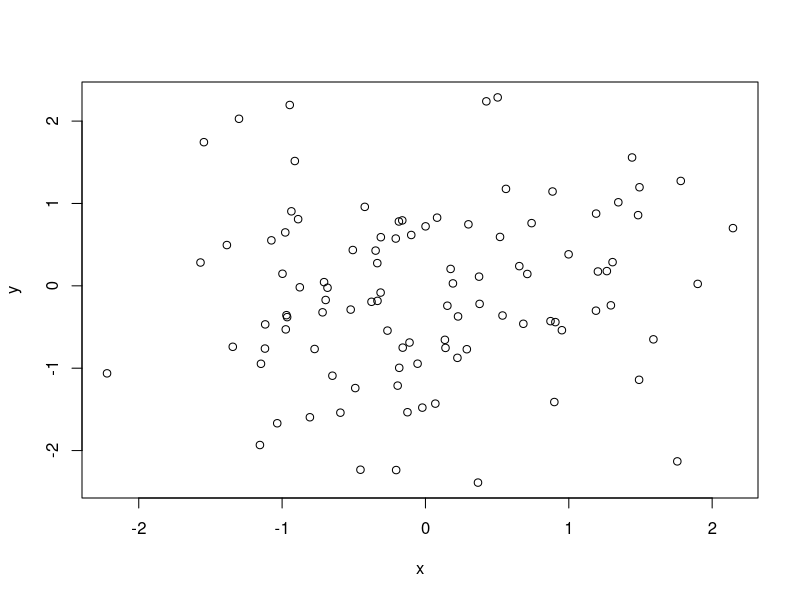
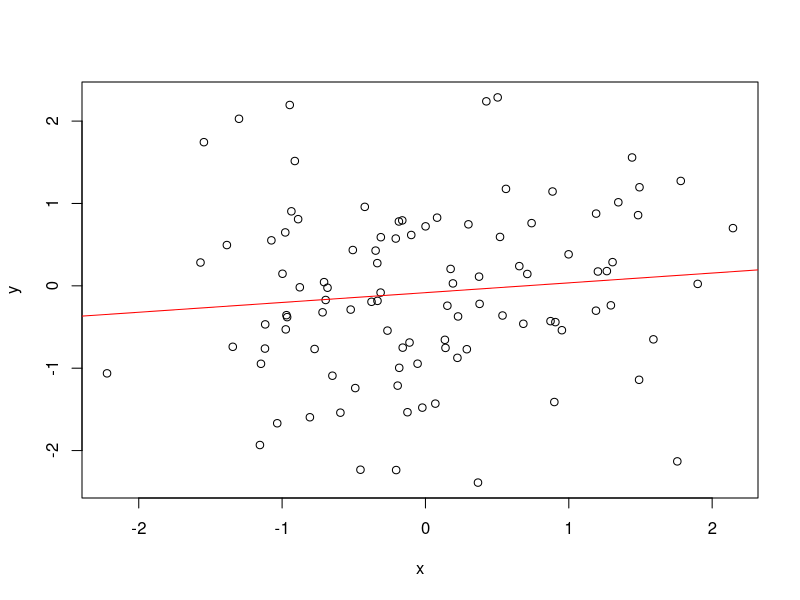

Here is the R script that generated these plots, in order:
## ---- chunk 1
library(ggplot2)
filter <- dplyr::filter
knitr::opts_chunk$set(warning=FALSE, message=FALSE, fig.width=10.5, fig.height=4, 
  comment=NA, rows.print=16)
#theme_set(theme_gray(base_size = 24))
## ---- chunk 2
x <- rnorm(100)
y <- rnorm(100)
m <- mean(x)
m
## ---- chunk 3
plot(x = x, y = y)
## ---- chunk 4
mod <- lm(y ~ x, data = data.frame(x, y))
plot(x = x, y = y)
abline(mod, col = "red")
